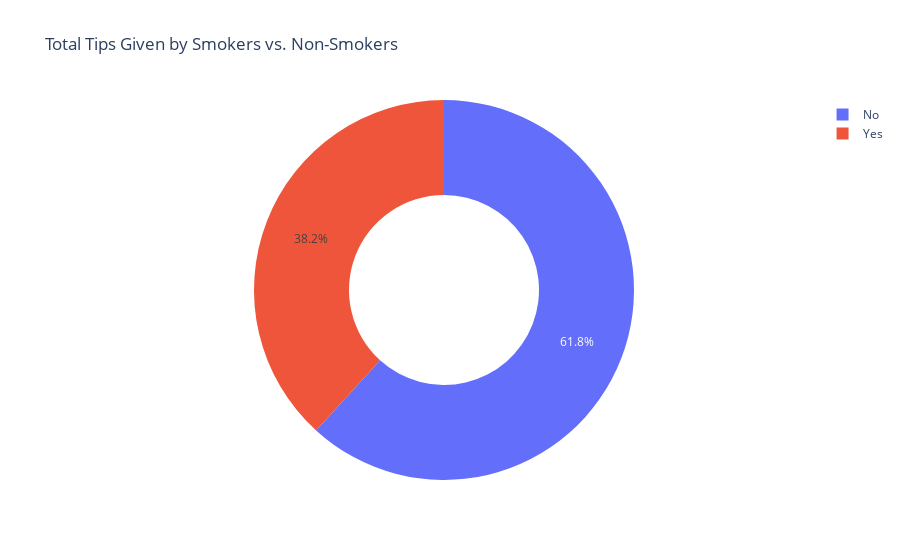

Notebook cell for this chart:
### Code cell
#Q:8
import pandas as pd
import plotly.express as px

# Group the data by smoker status and calculate the total tips for each group
tips_by_smoker = df.groupby('smoker')['tip'].sum().reset_index()

# Create a pie chart with a hole to visualize tips by smoker status
fig = px.pie(tips_by_smoker, values='tip', names='smoker', hole=0.5,
             title='Total Tips Given by Smokers vs. Non-Smokers')
fig.show()

### Figure 1 — Plotly figure (JSON) as saved in the notebook; plotly's stock layout.template omitted (floating-point values rounded to 4 significant figures)
{"data": [{"domain": {"x": [0, 1], "y": [0, 1]}, "hole": 0.5, "hovertemplate": "smoker=%{label}<br>tip=%{value}<extra></extra>", "labels": ["No", "Yes"], "legendgroup": "", "name": "", "showlegend": true, "type": "pie", "values": [451.8, 279.8]}], "layout": {"legend": {"tracegroupgap": 0}, "title": {"text": "Total Tips Given by Smokers vs. Non-Smokers"}}}
